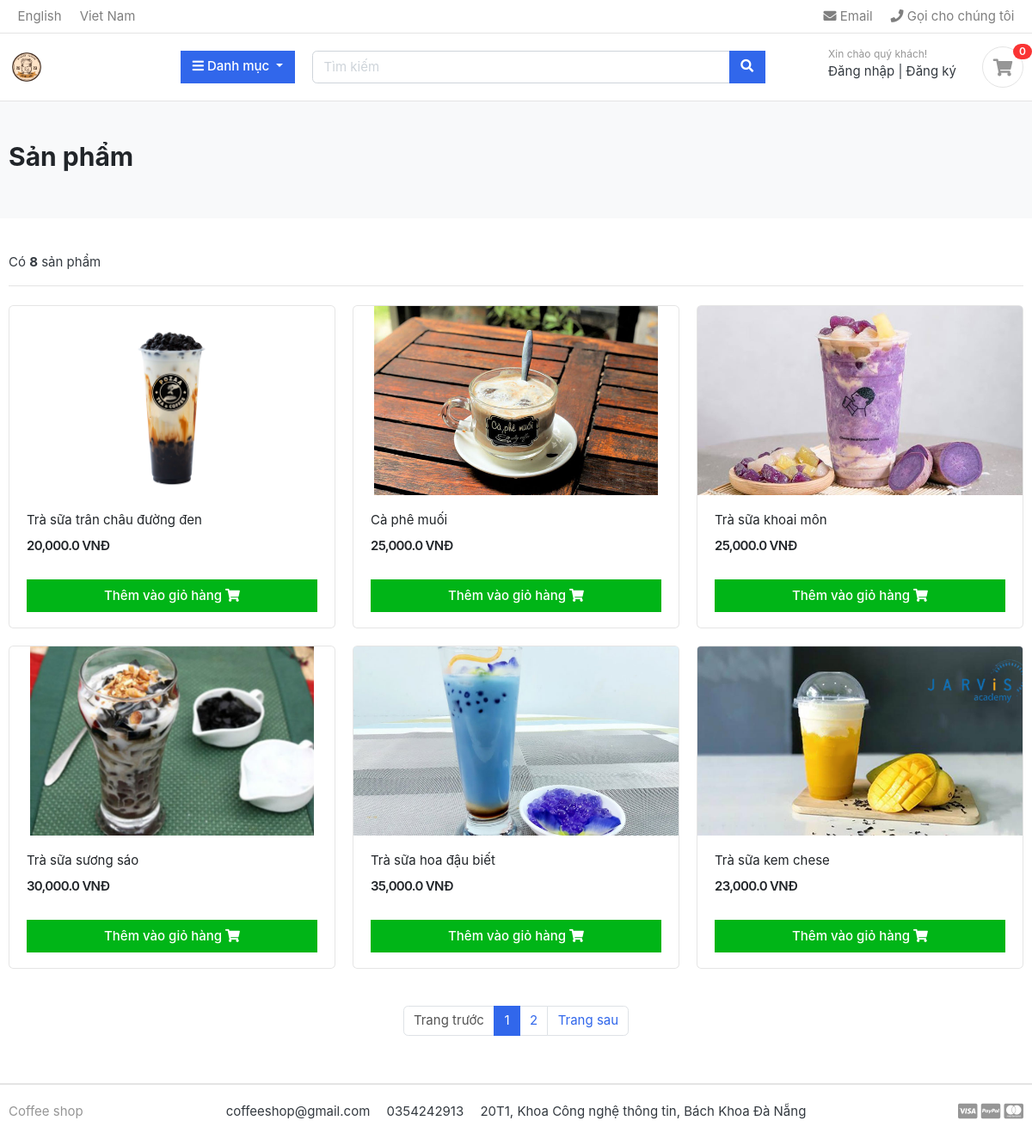
Screenshot of /products/ with the database file from the repository.
### coffee/models.py (models this page shows, shortened)
class Product(models.Model):
    name = models.CharField(max_length=255, unique=True)
    slug = models.SlugField(max_length=100, unique=True)
    price = models.FloatField()
    quantity = models.IntegerField()
    category = models.ForeignKey(Category, on_delete=models.CASCADE)
    image = models.ImageField(max_length=100, upload_to='products/images', blank=True)
    description = models.TextField(max_length=2048, blank=True, default='')
    def get_url(self):
        return reverse('product_detail', args=[self.category.slug, self.slug])

### coffee/views.py (the view)
# urls.py: path('', views.list_product, name='list_product'),
def list_product(request, category_slug = None):
    category = None
    products = None
    data = cartData(request)
    cartItems = data['cartItems']
    if category_slug != None:
        category = get_object_or_404(Category, slug=category_slug)
        products = Product.objects.filter(category=category)
        paginator = Paginator(products, 6)
        page = request.GET.get('page')
        page_products = paginator.get_page(page)
        product_count = products.count()
    else:
        products = Product.objects.all()
        paginator = Paginator(products, 6)
        page = request.GET.get('page')
        page_products = paginator.get_page(page)
        product_count = products.count()
    context = {
        'products': page_products,
        'product_count': product_count,
        'cartItems': cartItems,
    }
    return render(request, 'products/list_product.html', context)

### cart/inherit.py (called while the page is built, shortened)
def cartData(request):
    if request.user.is_authenticated:
        customer = request.user.customer
        order, created = Order.objects.get_or_create(customer=customer, complete=False)
        items = order.orderitem_set.all()
        cartItems = order.get_cart_items
    else:
        items = []
        try:
            cart = json.loads(request.COOKIES['cart'])
        except:
            cart = {}
        order = {'get_cart_total':0, 'get_cart_items':0}
        cartItems = order['get_cart_items']
    return {'cartItems':cartItems, 'items':items, 'order':order}

### category/context_processors.py (called while the page is built)
def menu_links(request):
    links = Category.objects.all()
    return dict(links=links)

### category/models.py (called while the page is built)
    def get_url(self):
        return reverse('products_by_category', args=[self.slug])

### templates/products/list_product.html
{% extends 'base.html' %}
{% load static%}
{% load humanize %}
{% block content %}
<section class="section-pagetop bg">
    <div class="container">
        {% if 'search' in request.path %}
            <h2 class="title-page">Kết quả tìm kiếm</h2>
        {% else %}
            <h2 class="title-page">Sản phẩm</h2>
        {% endif %}
    </div>
</section>
<section class="section-content padding-y">
    <div class="container">
        <div class="row">
            <main class="col-md-12">
                <header class="border-bottom mb-4 pb-3">
                    <div class="form-inline">
                        <span class="mr-md-auto">Có <b>{{ product_count }}</b> sản phẩm </span>
                    </div>
                </header>
                <div class="row">
                    {% if products %}
                    {% for product in products %}
                    <div class="col-md-4">
                        <figure class="card card-product-grid">
                            <div class="img-wrap">
                                <a href="{{ product.get_url }}" class="img-wrap"><img src="{{ product.image.url }}"></a>
                            </div>
                            <figcaption class="info-wrap">
                                <div class="fix-height">
                                    <a href="{{ product.get_url }}" class="title">{{ product.name }}</a>
                                    <div class="price-wrap mt-2">
                                        <span class="price">{{ product.price|intcomma }} VNĐ</span>
                                    </div>
                                </div>
                                <a href="#" class="btn btn-block btn-success">Thêm vào giỏ hàng <i class="fas fa-shopping-cart"></i> </a>
                            </figcaption>
                        </figure>
                    </div>
                    {% endfor %}
                    {% else %}
                    <div>
                        <h2>Không tìm thấy sản phẩm</h2>
                    </div>
                    {% endif %}
                </div>
                <nav class="mt-4 d-flex justify-content-center" aria-label="Page navigation sample">
                    {% if products.has_other_pages %}
                        <ul class="pagination">
                            {% if products.has_previous %}
                                <li class="page-item"><a class="page-link" href="?page={{products.previous_page_number}}">Trang trước</a></li>
                            {% else %}
                                <li class="page-item disabled"><a class="page-link" href="#">Trang trước</a></li>
                            {% endif %}
                            {% for i in products.paginator.page_range %}
                                {% if products.number == i %}
                                    <li class="page-item active"><a class="page-link" href="#">{{i}}</a></li>
                                {% else %}
                                    <li class="page-item"><a class="page-link" href="?page={{i}}">{{i}}</a></li>
                                {% endif %}
                            {% endfor %}
                            {% if products.has_next %}
                                <li class="page-item"><a class="page-link" href="?page={{products.next_page_number}}">Trang sau</a></li>
                            {% else %}
                                <li class="page-item disabled"><a class="page-link" href="#">Trang sau</a></li>
                            {% endif %}
                        </ul>
                    {% endif %}
                </nav>
            </main>
        </div>
    </div>
</section>
{% endblock %}

### static/css/custom.css (style rules this page uses)
.btn { border-radius: 0; }

### static/css/ui.css (style rules this page uses)
html { font-family: "Inter", sans-serif; font-size: 15px; }
.img-wrap { text-align: center; display: block; }
.img-wrap img { max-width: 100%; }
.price-wrap { letter-spacing: -0.7px; }
.padding-y { padding-top: 40px; padding-bottom: 40px; }
figure { margin-bottom: 0; }
.bg { background-color: #f8f9fa; }
.title-page { color: #212529; }
[class*=card-product] a.title { color: #212529; display: block; }
[class*=card-product] .img-wrap { overflow: hidden; position: relative; }
[class*=card-product] .img-wrap img { height: 100%; max-width: 100%; width: auto; display: inline-block; -o-object-fit: cover; object-fit: cover; }
.card-product-grid { margin-bottom: 20px; }
.card-product-grid .img-wrap { border-radius: 0.2rem 0.2rem 0 0; height: 220px; }
.card-product-grid .info-wrap { overflow: hidden; padding: 18px 20px; }
.card-product-grid .fix-height { height: 80px; overflow: hidden; }
.card .img-wrap { overflow: hidden; }
.price { font-weight: 600; color: #212529; }
.section-pagetop { padding: 45px 0; }

### rows the page displays
Product: image (picture), name "Trà sữa trân châu đường đen", price "20,000.0"
Product: image (picture), name "Cà phê muối", price "25,000.0"
Product: image (picture), name "Trà sữa khoai môn", price "25,000.0"
Product: image (picture), name "Trà sữa sương sáo", price "30,000.0"
Product: image (picture), name "Trà sữa hoa đậu biết", price "35,000.0"
Product: image (picture), name "Trà sữa kem chese", price "23,000.0"

### other values shown
{{ cartItems }} "0"
{{ product_count }} "8"
{{ i }} "1"
{{ i }} "2"
